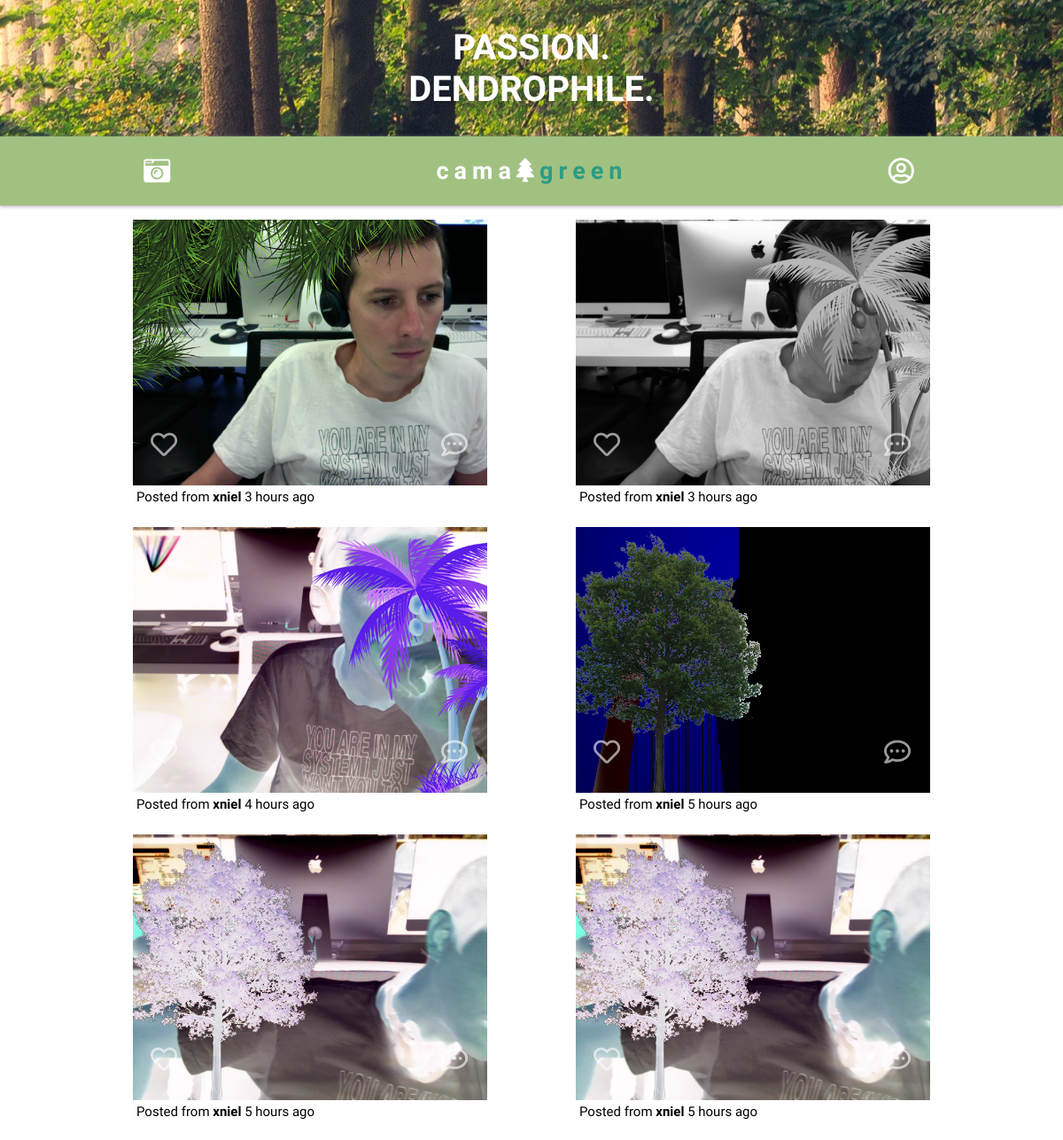
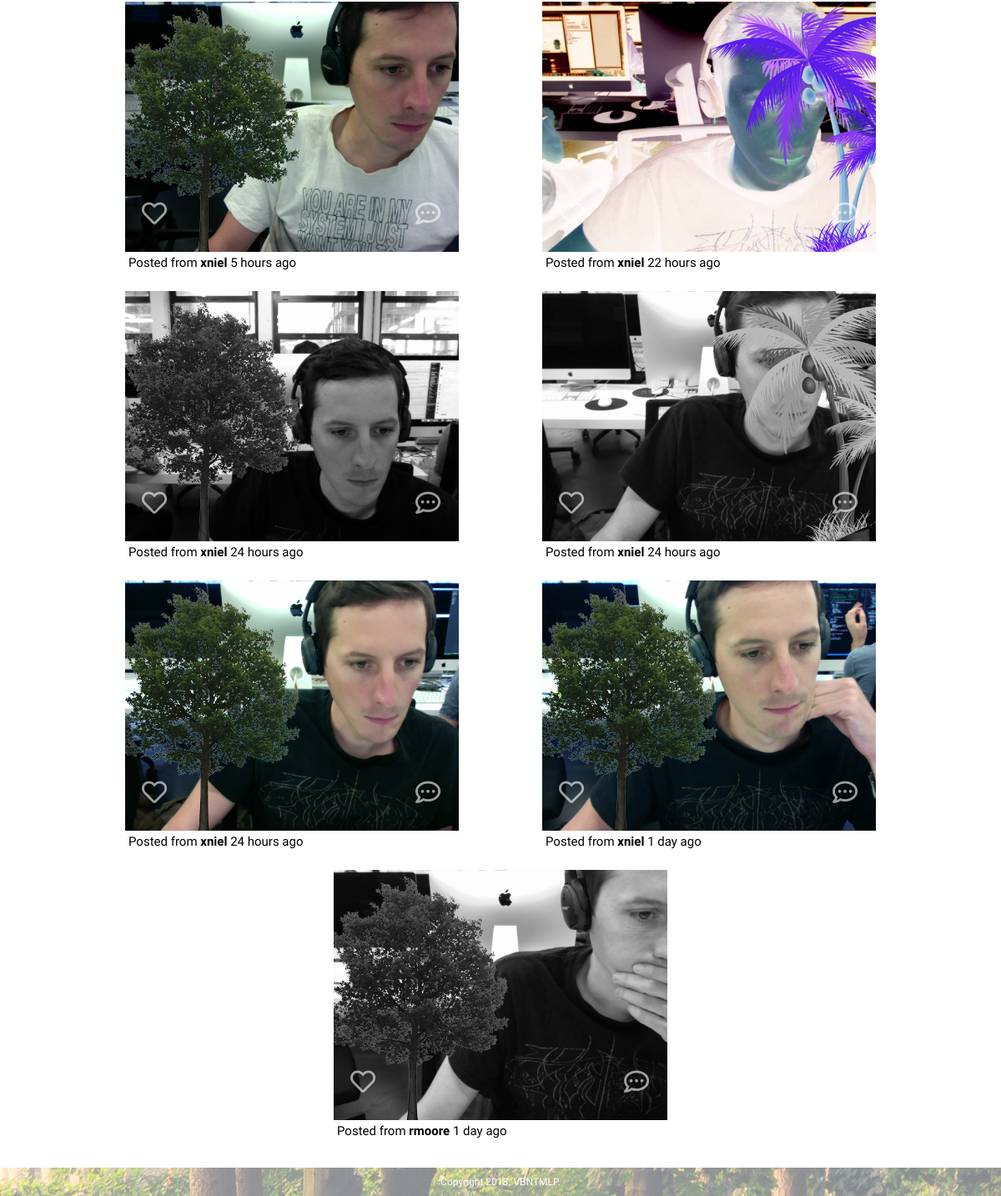
The page / on the database its author committed (2 pictures, top to bottom).
### tables this page shows
CREATE TABLE `photos` (
  `photo_id` int(3) NOT NULL,
  `user_id` varchar(20) NOT NULL,
  `link` varchar(2083) NOT NULL,
  `date` timestamp NOT NULL DEFAULT CURRENT_TIMESTAMP
);

CREATE TABLE `users` (
  `user_id` int(11) NOT NULL,
  `fullname` text NOT NULL,
  `mail` text NOT NULL,
  `login` text NOT NULL,
  `password` text NOT NULL,
  `active` int(2) NOT NULL,
  `code` varchar(128) NOT NULL
);

### model/PhotosManager.php (called while the page is built, shortened)
<?php
class photosManager extends dbConfig {
	public function getAllPhotos() {
		$db = parent::dbConnect();
		$rows = $db->query('SELECT photos.photo_id, photos.link, photos.date, users.login FROM photos INNER JOIN users ON photos.user_id = users.user_id ORDER BY photos.date DESC LIMIT 20');
		$results = $rows->fetchAll(PDO::FETCH_ASSOC);
		return $results;
	}
}

### helpers/timeago.php (called while the page is built, shortened)
<?php
function get_timeago($ptime)
{
    $estimate_time = time() - $ptime;
    $condition = array(
                12 * 30 * 24 * 60 * 60  =>  'year',
                30 * 24 * 60 * 60       =>  'month',
                24 * 60 * 60            =>  'day',
                60 * 60                 =>  'hour',
                60                      =>  'minute',
                1                       =>  'second'
    );
    foreach($condition as $secs => $str)
    {
        $d = $estimate_time/$secs;
        if ($d >= 1)
        {
            $r = round($d);
            return $r . ' ' . $str . ( $r > 1 ? 's' : '' ) . ' ago';
        }
    }
}
?>

### view/viewPhotos.php (the view, shortened to what this page needs)
<?php
require_once('helpers/timeago.php');
function displayPhotos($array) {
	foreach ($array as $line) {
?>
	<div id='image_post'>
		<div class='img_data'><img src=' <?= $line['link'] ?> '>
			<div class='heart_layer'>
				<?php
					if (isset($_SESSION['user'])) {
						$test = new photosManager();
						$like = $test->isLiked($line['photo_id'], $_SESSION['user']);
						if ($like == 1)
							echo "<a href='?dislike=".$line['photo_id']."' class='heart_icon liked'><i class='fas fa-heart'></i></a>";
						else
							echo "<a href='?like=".$line['photo_id']."' class='heart_icon'><i class='far fa-heart'></i></a>";
						echo "<a href='#' class='comments_icon'><i class='far fa-comment-dots'></i></a>";
					} else {
						?>
						<a href='?action=login' class='heart_icon'><i class='far fa-heart'></i></a>
						<a href='?action=login' class='comments_icon'><i class='far fa-comment-dots'></i></a>
						<?php
					}
				?>
			</div>
		</div>
		<p id='img_info'>Posted from <b><?= htmlspecialchars($line['login']) ?></b>
		<?= get_timeago(strtotime($line['date'])); ?></p>
	</div>
<?php
	}
}
?>

### index.php (shortened to what this page needs)
<?php
	require_once('controller/controller.php');
?>
<!DOCTYPE html>
<html>
<head>
	<link rel="stylesheet" type="text/css" href="public/css/style.css">
	<link rel="stylesheet" href="https://use.fontawesome.com/releases/v5.1.0/css/all.css">
</head>
<body>
	<div id="page">
		<div class="top-container">
		<h1 id="header_text">PASSION.<br>DENDROPHILE.</h1>
		</div>
		<div class="header" id="stickyHeader">
			<ul class="navbar">
				<a href="?action=add" class="navlink"><i class="fas fa-camera-retro"></i></a>
				<i class="camagru_title"><a href="index.php" class="camagru_title"><i class="fas fa-tree"></i><span class="gru"></a></span></i>
				<a href="?action=userpage" class="navlink"><i class="far fa-user-circle"></i></a>
			</ul>
		</div>
		<div class="content">
			<?php $controller = new Controller();
			$controller->loadModel(); ?>
		</div>
		<div class="footer">
			Copyright 2018. VBNTMLP.
		</div>
	</div>
</body>
</html>

### controller/controller.php (shortened to what this page needs)
<?php
class Controller {
    public function loadModel()
    {
        if (!isset($_GET['action']) && empty($_GET['action'])) {
            require('model/photosmanager.php');
            require('view/viewphotos.php');
            $db = new photosManager();
            $photos = $db->getAllPhotos();
            displayPhotos($photos);
        }
    }
}
?>

### public/css/style.css (style rules this page uses)
* { box-sizing: border-box; margin: 0; padding: 0; }
body { margin: 0; font-family: 'Quicksand', sans-serif; font-weight: 400; font-size: 15px; max-width: 100%; width: 100%; }
.top-container { background-color: #ffffff; padding: 30px; max-width:100vw; color: #ffffff; text-align: center; font-size: 20px; background-image: url("../img/forest.jpg"); background-position: center; }
.header { padding-top: 8px; padding-bottom: 8px; max-width:100vw; background: #a1c181; font-family: 'Quicksand', sans-serif; font-weight: 400; font-size: 15px; color: #eee; letter-spacing: 6px; box-shadow: 0px 1px 4px #aaa; overflow: hidden; }
.navbar { display: flex; justify-content: space-around; padding: 0px; max-width:100vw; max-width: 100%; overflow: hidden; z-index: 5; padding: 15px; }
.gru { color: #2b9c86; }
.navbar i.camagru_title { font-family: 'Quicksand', sans-serif; font-weight: 700; font-size: 27px; font-style: normal; align-self: center; }
.camagru_title, .camagru_title:active { text-decoration: none; color: white; }
.navbar i { padding-top: 0px; padding-bottom: 0px; align-self: center; }
.navlink { color: white; align-self: center; }
.fa-camera-retro, .fa-user-circle, .fa-sign-out-alt { font-size: 30px; align-self: center; }
#page { min-height: 100vh; display: flex; flex-direction: column; }
@media screen and (min-width: 450px) { #image_post { width: 400px; } }
@media screen and (min-width: 450px) { #image_post .img_data { max-width: 400px; height: auto; } }
@media screen and (min-width: 450px) { #image_post .img_data img { max-width: 400px; height: auto; } }
@media screen and (min-width: 450px) { .content { margin: auto; padding-top: 16px; padding-bottom: 0px; max-width: 1000px; display: flex; flex-wrap: wrap; flex-direction: row; justify-content: space-around; align-items: flex-end; min-height: 100%; } }
@media screen and (min-width: 450px) { .navbar i.camagru_title::before { content: "cama"; } }
@media screen and (min-width: 450px) { .navbar i.camagru_title span::after { content: "green"; } }
@media screen and (min-width: 450px) { .heart_icon, .comments_icon { font-size: 30px; } }
#image_post { margin-bottom: 25px; }
#image_post .img_data { position: relative; margin: 0px; padding: 0px; }
#image_post .img_data img { margin: 0px; padding: 0px; }
#img_info { margin-left: 4px; }
.heart_icon { color: white; left: 5%; top: 78%; opacity: 0.6; position: absolute; }
.comments_icon { color: white; top: 78%; left: 87%; opacity: 0.6; position: absolute; }
.footer { color: #ffffff; text-align: center; padding: 10px; margin-top: 10px; opacity: 0.5; font-size: 12px; background-image: url("../img/forest.jpg"); background-position: center; max-width: 100vw; }

### rows shown on the page
photos: link (picture), user.login "xniel", date "3 hours ago"
photos: link (picture), user.login "xniel", date "3 hours ago"
photos: link (picture), user.login "xniel", date "4 hours ago"
photos: link (picture), user.login "xniel", date "5 hours ago"
photos: link (picture), user.login "xniel", date "5 hours ago"
photos: link (picture), user.login "xniel", date "5 hours ago"
photos: link (picture), user.login "xniel", date "5 hours ago"
photos: link (picture), user.login "xniel", date "22 hours ago"
photos: link (picture), user.login "xniel", date "24 hours ago"
photos: link (picture), user.login "xniel", date "24 hours ago"
photos: link (picture), user.login "xniel", date "24 hours ago"
photos: link (picture), user.login "xniel", date "1 day ago"
photos: link (picture), user.login "rmoore", date "1 day ago"
